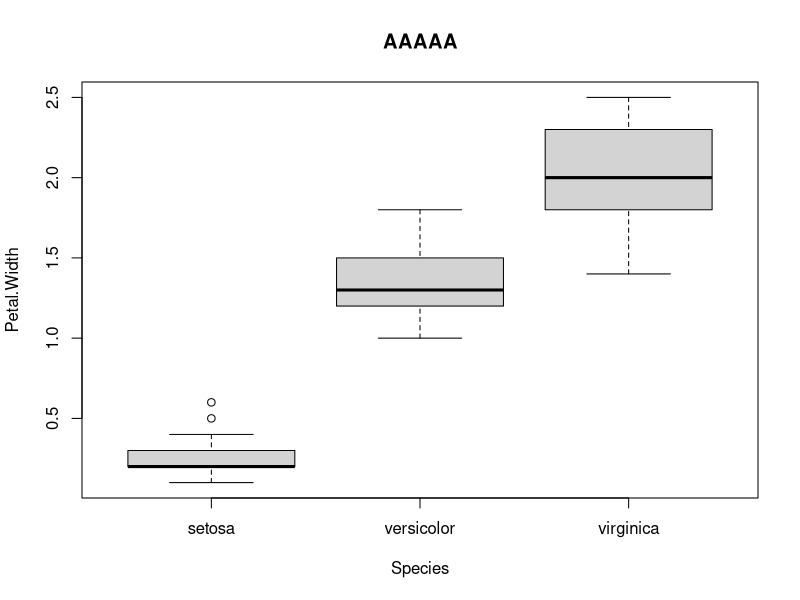

Write R code to recreate this figure. (Note: this script raises an error after producing the figure.)


data()
iris
attach(iris)
boxplot(Petal.Width ~ Species)
title("AAAAA")
barplot(Petal.Width , Species)
detach(iris)



parques_estaduais$Receita_anual_milhoes_character <- as.character(parques_estaduais$Receita_anual_milhoes)

barplot(parques_estaduais$Receita_anual_milhoes, parques_estaduais$Visitantes_ano, main = "AAAAA")

str(parques_estaduais)


barplot(GNP ~ Year, data = longley)


barplot(parques_estaduais$Receita_anual_milhoes ~
          parques_estaduais$Visitantes_ano)

boxplot(parques_estaduais$Nome ~
          parques_estaduais$Receita_anual_milhoes 
          )


parques_estaduais$Nome <- factor(parques_estaduais$Nome)

parques_estaduais <- rbind(parques_estaduais,parques_estaduais,parques_estaduais,parques_estaduais,parques_estaduais,parques_estaduais)




austres

uspop 
lh




